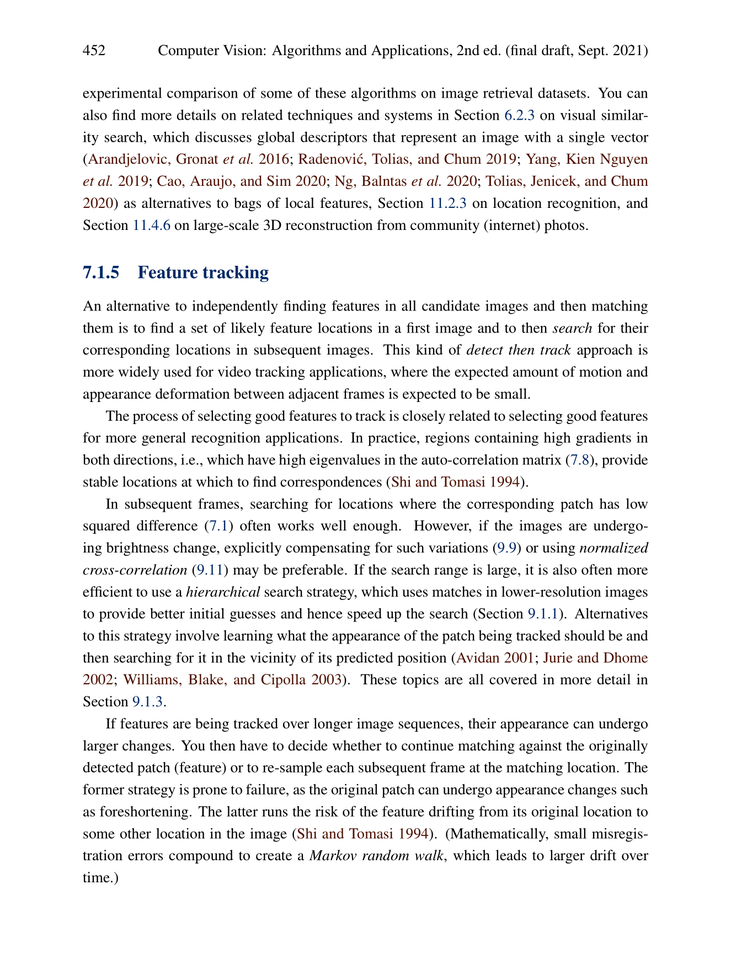
#> input picture assignment_4/reference_img.png, 731 x 965 px, shrunk from 1325 x 1750 before the run
$ python image_operations.py
#> lines starting #> are read from the running program, lines starting #| are printed output that depends on the picture; pictures that were not available may be replaced by others from this repository, and a replacement may not be noted
#> in main, reference_image is the input picture: shape (965, 731, 3); mean B, G, R 237.9, 237.9, 238.2
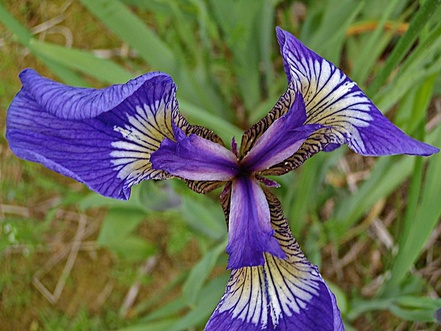
#> input picture iris-1.jpg, 441 x 331 px, shrunk from 800 x 600 before the run, given in place of align_this.jpg, which was not available
#> in main, image_to_align is the input picture: shape (331, 441, 3); mean B, G, R 86.8, 107.2, 104.6
import cv2
import numpy as np


def harris_corner_detection(reference_image):
    gray_image = cv2.cvtColor(
        reference_image,
        cv2.COLOR_BGR2GRAY
    )

    gray_image = np.float32(gray_image)

    harris = cv2.cornerHarris(
        gray_image,
        2,
        3,
        0.04
    )
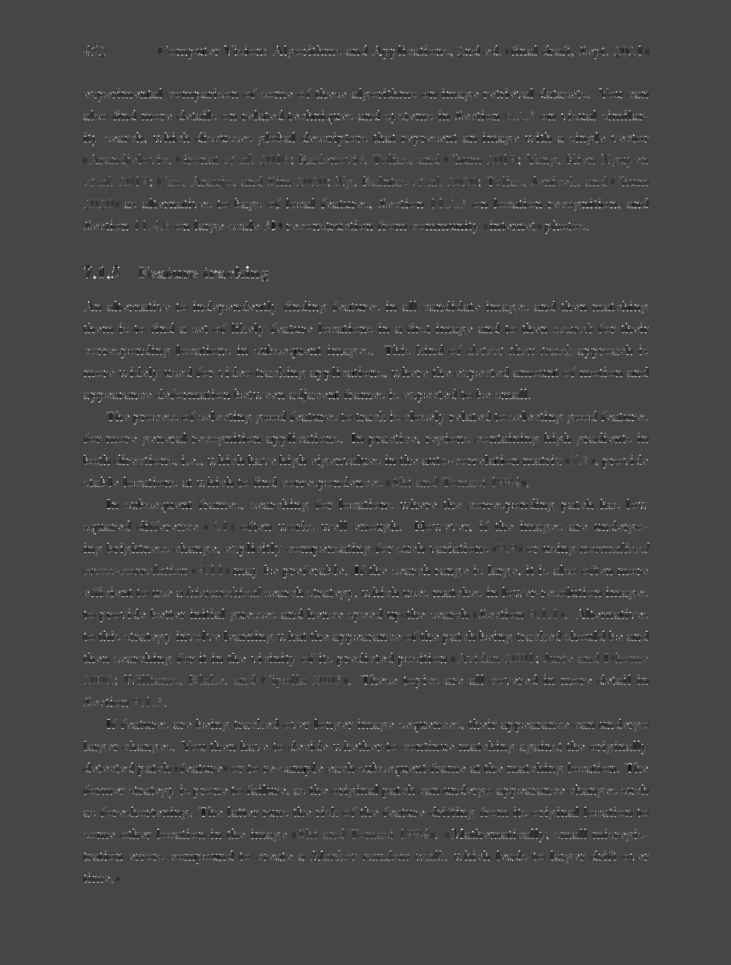
#> harris: shape (965, 731) float32; min -119718608, max 313500000, mean 2750572.2; drawn with min black and max white

    harris = cv2.dilate(
        harris,
        None
    )
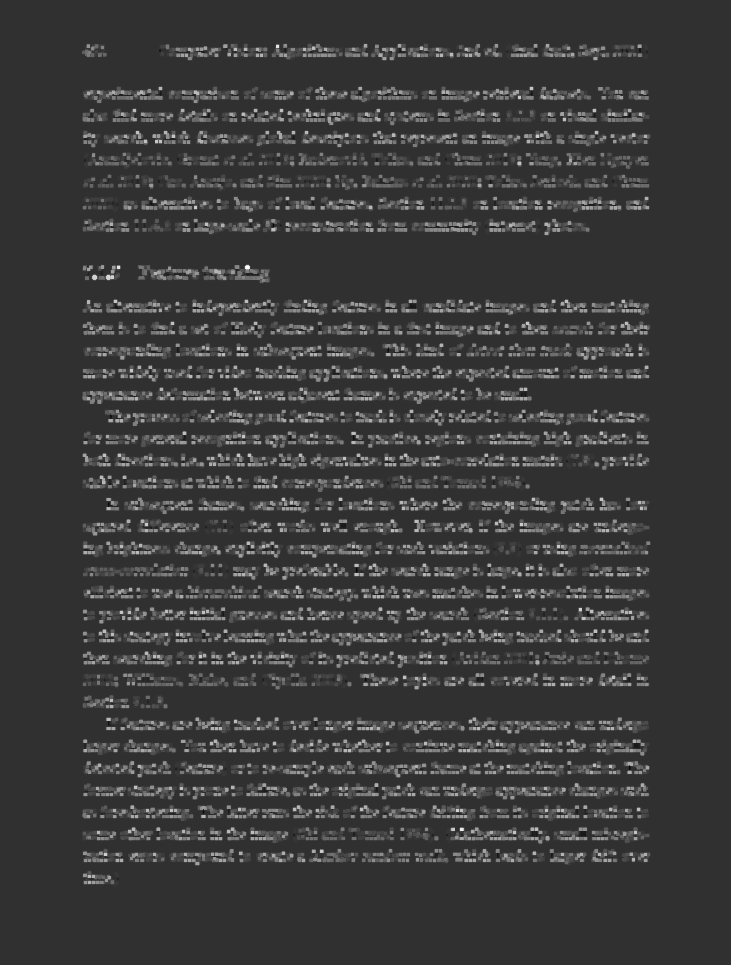
#> harris: shape (965, 731) float32; min -74272368, max 313500000, mean 16985884; drawn with min black and max white

    reference_image[
        harris > 0.01 * harris.max()
        ] = [0, 0, 255]
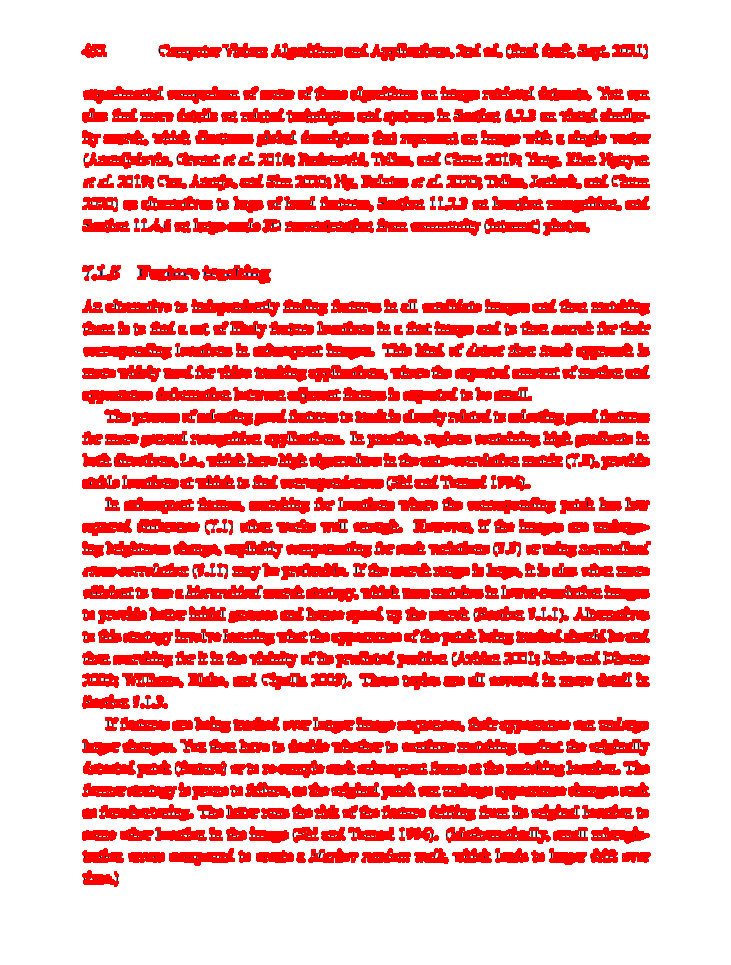
#> reference_image: shape (965, 731, 3); mean B, G, R 189.2, 189.2, 253.3

    return reference_image


def align_images(
        image_to_align,
        reference_image,
        max_features,
        good_match_precent
):
#> called with max_features = 10, good_match_precent = 0.7
    gray_align = cv2.cvtColor(
        image_to_align,
        cv2.COLOR_BGR2GRAY
    )
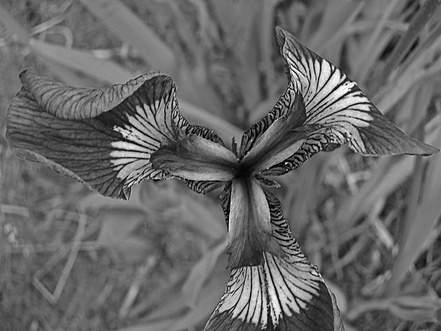
#> gray_align: shape (331, 441); min 1, max 254, mean 104.1

    gray_reference = cv2.cvtColor(
        reference_image,
        cv2.COLOR_BGR2GRAY
    )

    # Detect SIFT features
    sift = cv2.SIFT_create()

    keypoints1, descriptors1 = sift.detectAndCompute(
        gray_align,
        None
    )
#> keypoints1 = 1020 keypoints; strongest (x, y, size): (348, 93, 2.2), (281, 307, 2.2), (332, 73, 3), (344, 77, 2.4)

    keypoints2, descriptors2 = sift.detectAndCompute(
        gray_reference,
        None
    )
#> keypoints2 = 3947 keypoints; strongest (x, y, size): (94, 277, 1.9), (218, 276, 2.1), (236, 267, 2.1), (158, 276, 2.1)

    # FLANN matcher
    index_params = dict(
        algorithm=1,
        trees=5
    )

    search_params = dict(
        checks=50
    )

    flann = cv2.FlannBasedMatcher(
        index_params,
        search_params
    )

    matches = flann.knnMatch(
        descriptors1,
        descriptors2,
        k=2
    )
#> matches = 1020 matches

    # Lowe's ratio test
    good_matches = []

    for m, n in matches:
        if m.distance < good_match_precent * n.distance:
            good_matches.append(m)
#> after the loop, good_matches = []

    print("Good matches found:", len(good_matches))
#| Good matches found: 0

    # max_features is used as minimum number of good matches
    if len(good_matches) < max_features:
        print(
            "Not enough matches are found -",
            len(good_matches),
            "/",
            max_features
        )
#| Not enough matches are found - 0 / 10
        return None, None

    source_points = np.float32(
        [
            keypoints1[m.queryIdx].pt
            for m in good_matches
        ]
    ).reshape(-1, 1, 2)

    destination_points = np.float32(
        [
            keypoints2[m.trainIdx].pt
            for m in good_matches
        ]
    ).reshape(-1, 1, 2)

    homography, mask = cv2.findHomography(
        source_points,
        destination_points,
        cv2.RANSAC,
        5.0
    )

    height, width = reference_image.shape[:2]

    aligned_image = cv2.warpPerspective(
        image_to_align,
        homography,
        (width, height)
    )

    matches_mask = mask.ravel().tolist()

    draw_params = dict(
        matchColor=(0, 255, 0),
        singlePointColor=None,
        matchesMask=matches_mask,
        flags=2
    )

    matches_image = cv2.drawMatches(
        image_to_align,
        keypoints1,
        reference_image,
        keypoints2,
        good_matches,
        None,
        **draw_params
    )

    return aligned_image, matches_image


def main():
    reference_image = cv2.imread(
        "reference_img.png"
    )

    image_to_align = cv2.imread(
        "align_this.jpg"
    )

    if reference_image is None:
        print("Could not load reference_img.png")
        return

    if image_to_align is None:
        print("Could not load align_this.jpg")
        return

    # Harris Corner Detection
    harris_image = harris_corner_detection(
        reference_image.copy()
    )

    cv2.imwrite(
        "images/harris.png",
        harris_image
    )

    print("Harris image saved.")

    # SIFT + FLANN alignment
    aligned_image, matches_image = align_images(
        image_to_align,
        reference_image,
        10,
        0.7
    )

    if aligned_image is not None:
        cv2.imwrite(
            "images/aligned.png",
            aligned_image
        )

        print("Aligned image saved.")

    if matches_image is not None:
        cv2.imwrite(
            "images/matches.png",
            matches_image
        )

        print("Matches image saved.")


if __name__ == "__main__":
    main()
